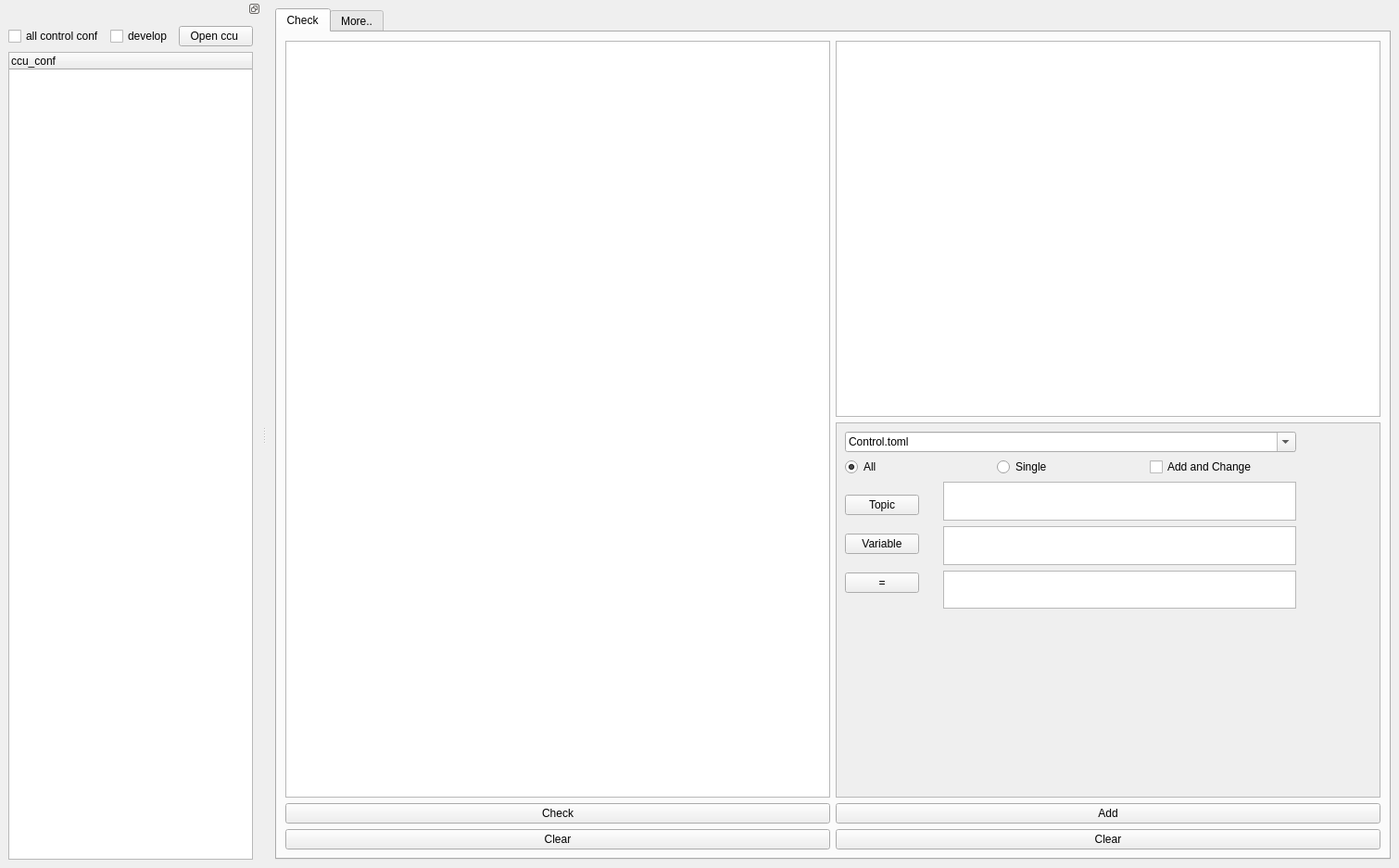
<?xml version="1.0" encoding="UTF-8"?>
<ui version="4.0">
 <class>MainWindow</class>
 <widget class="QMainWindow" name="MainWindow">
  <property name="geometry">
   <rect>
    <x>0</x>
    <y>0</y>
    <width>1510</width>
    <height>937</height>
   </rect>
  </property>
  <property name="windowTitle">
   <string>MainWindow</string>
  </property>
  <widget class="QWidget" name="centralwidget">
   <layout class="QGridLayout" name="gridLayout_2">
    <item row="0" column="1">
     <widget class="QTabWidget" name="tabWidget">
      <property name="currentIndex">
       <number>0</number>
      </property>
      <widget class="QWidget" name="tab">
       <attribute name="title">
        <string>Check</string>
       </attribute>
       <layout class="QGridLayout" name="gridLayout_3">
        <item row="0" column="0">
         <layout class="QGridLayout" name="gridLayout_5">
          <item row="2" column="2">
           <widget class="QPushButton" name="pushButton_3">
            <property name="text">
             <string>Clear</string>
            </property>
           </widget>
          </item>
          <item row="1" column="2">
           <widget class="QPushButton" name="pushButton_2">
            <property name="text">
             <string>Check</string>
            </property>
           </widget>
          </item>
          <item row="1" column="3">
           <widget class="QPushButton" name="pushButton_add">
            <property name="text">
             <string>Add</string>
            </property>
           </widget>
          </item>
          <item row="2" column="3">
           <widget class="QPushButton" name="pushButton_8">
            <property name="text">
             <string>Clear</string>
            </property>
           </widget>
          </item>
          <item row="0" column="2">
           <widget class="QTextBrowser" name="textBrowser_2"/>
          </item>
          <item row="0" column="3">
           <layout class="QGridLayout" name="gridLayout_7">
            <item row="0" column="0">
             <widget class="QTextBrowser" name="textBrowser"/>
            </item>
            <item row="1" column="0">
             <widget class="QScrollArea" name="scrollArea">
              <property name="widgetResizable">
               <bool>false</bool>
              </property>
              <widget class="QWidget" name="scrollAreaWidgetContents">
               <property name="geometry">
                <rect>
                 <x>0</x>
                 <y>0</y>
                 <width>505</width>
                 <height>389</height>
                </rect>
               </property>
               <layout class="QGridLayout" name="gridLayout_6">
                <item row="14" column="0">
                 <layout class="QHBoxLayout" name="horizontalLayout_3">
                  <item>
                   <layout class="QVBoxLayout" name="verticalLayout_6">
                    <item>
                     <widget class="QPushButton" name="pushButton_5_topic">
                      <property name="text">
                       <string>Topic</string>
                      </property>
                     </widget>
                    </item>
                    <item>
                     <widget class="QPushButton" name="pushButton_6_Variable">
                      <property name="text">
                       <string>Variable</string>
                      </property>
                     </widget>
                    </item>
                    <item>
                     <widget class="QPushButton" name="pushButton_7_">
                      <property name="text">
                       <string>=</string>
                      </property>
                     </widget>
                    </item>
                   </layout>
                  </item>
                  <item>
                   <spacer name="verticalSpacer">
                    <property name="orientation">
                     <enum>Qt::Vertical</enum>
                    </property>
                    <property name="sizeHint" stdset="0">
                     <size>
                      <width>20</width>
                      <height>40</height>
                     </size>
                    </property>
                   </spacer>
                  </item>
                  <item>
                   <layout class="QVBoxLayout" name="verticalLayout_5">
                    <item>
                     <widget class="QTextEdit" name="textEdit_3_Topic"/>
                    </item>
                    <item>
                     <widget class="QTextEdit" name="textEdit_Variable"/>
                    </item>
                    <item>
                     <widget class="QTextEdit" name="textEdit_2"/>
                    </item>
                   </layout>
                  </item>
                 </layout>
                </item>
                <item row="20" column="0">
                 <spacer name="horizontalSpacer_5">
                  <property name="orientation">
                   <enum>Qt::Horizontal</enum>
                  </property>
                  <property name="sizeHint" stdset="0">
                   <size>
                    <width>40</width>
                    <height>20</height>
                   </size>
                  </property>
                 </spacer>
                </item>
                <item row="21" column="0">
                 <spacer name="horizontalSpacer_4">
                  <property name="orientation">
                   <enum>Qt::Horizontal</enum>
                  </property>
                  <property name="sizeHint" stdset="0">
                   <size>
                    <width>40</width>
                    <height>20</height>
                   </size>
                  </property>
                 </spacer>
                </item>
                <item row="23" column="0">
                 <spacer name="horizontalSpacer">
                  <property name="orientation">
                   <enum>Qt::Horizontal</enum>
                  </property>
                  <property name="sizeHint" stdset="0">
                   <size>
                    <width>40</width>
                    <height>20</height>
                   </size>
                  </property>
                 </spacer>
                </item>
                <item row="22" column="0">
                 <spacer name="horizontalSpacer_3">
                  <property name="orientation">
                   <enum>Qt::Horizontal</enum>
                  </property>
                  <property name="sizeHint" stdset="0">
                   <size>
                    <width>40</width>
                    <height>20</height>
                   </size>
                  </property>
                 </spacer>
                </item>
                <item row="17" column="0">
                 <spacer name="horizontalSpacer_11">
                  <property name="orientation">
                   <enum>Qt::Horizontal</enum>
                  </property>
                  <property name="sizeHint" stdset="0">
                   <size>
                    <width>40</width>
                    <height>20</height>
                   </size>
                  </property>
                 </spacer>
                </item>
                <item row="18" column="0">
                 <spacer name="horizontalSpacer_9">
                  <property name="orientation">
                   <enum>Qt::Horizontal</enum>
                  </property>
                  <property name="sizeHint" stdset="0">
                   <size>
                    <width>40</width>
                    <height>20</height>
                   </size>
                  </property>
                 </spacer>
                </item>
                <item row="8" column="0">
                 <layout class="QHBoxLayout" name="horizontalLayout_2">
                  <item>
                   <widget class="QRadioButton" name="radioButton_4">
                    <property name="text">
                     <string>All</string>
                    </property>
                    <property name="checked">
                     <bool>true</bool>
                    </property>
                   </widget>
                  </item>
                  <item>
                   <widget class="QRadioButton" name="radioButton_3">
                    <property name="text">
                     <string>Single</string>
                    </property>
                   </widget>
                  </item>
                  <item>
                   <widget class="QCheckBox" name="checkBox_3">
                    <property name="text">
                     <string>Add and Change</string>
                    </property>
                   </widget>
                  </item>
                 </layout>
                </item>
                <item row="19" column="0">
                 <spacer name="horizontalSpacer_6">
                  <property name="orientation">
                   <enum>Qt::Horizontal</enum>
                  </property>
                  <property name="sizeHint" stdset="0">
                   <size>
                    <width>40</width>
                    <height>20</height>
                   </size>
                  </property>
                 </spacer>
                </item>
                <item row="16" column="0">
                 <spacer name="horizontalSpacer_10">
                  <property name="orientation">
                   <enum>Qt::Horizontal</enum>
                  </property>
                  <property name="sizeHint" stdset="0">
                   <size>
                    <width>40</width>
                    <height>20</height>
                   </size>
                  </property>
                 </spacer>
                </item>
                <item row="15" column="0">
                 <spacer name="horizontalSpacer_2">
                  <property name="orientation">
                   <enum>Qt::Horizontal</enum>
                  </property>
                  <property name="sizeHint" stdset="0">
                   <size>
                    <width>40</width>
                    <height>20</height>
                   </size>
                  </property>
                 </spacer>
                </item>
                <item row="0" column="0">
                 <widget class="QFontComboBox" name="fontComboBox">
                  <property name="currentText">
                   <string>Control.toml</string>
                  </property>
                 </widget>
                </item>
               </layout>
              </widget>
             </widget>
            </item>
           </layout>
          </item>
         </layout>
        </item>
       </layout>
      </widget>
      <widget class="QWidget" name="tab_2">
       <attribute name="title">
        <string>More..</string>
       </attribute>
      </widget>
     </widget>
    </item>
   </layout>
  </widget>
  <widget class="QDockWidget" name="dockWidget">
   <property name="features">
    <set>QDockWidget::DockWidgetFloatable|QDockWidget::DockWidgetMovable</set>
   </property>
   <property name="allowedAreas">
    <set>Qt::LeftDockWidgetArea|Qt::RightDockWidgetArea</set>
   </property>
   <attribute name="dockWidgetArea">
    <number>1</number>
   </attribute>
   <widget class="QWidget" name="dockWidgetContents">
    <layout class="QGridLayout" name="gridLayout">
     <item row="0" column="0">
      <layout class="QVBoxLayout" name="verticalLayout">
       <item>
        <layout class="QHBoxLayout" name="horizontalLayout">
         <item>
          <widget class="QCheckBox" name="checkBox">
           <property name="text">
            <string>all control conf</string>
           </property>
          </widget>
         </item>
         <item>
          <widget class="QCheckBox" name="checkBox_2">
           <property name="text">
            <string>develop</string>
           </property>
          </widget>
         </item>
         <item>
          <widget class="QPushButton" name="pushButton">
           <property name="text">
            <string>Open ccu </string>
           </property>
          </widget>
         </item>
        </layout>
       </item>
       <item>
        <widget class="QTreeWidget" name="treeWidget">
         <column>
          <property name="text">
           <string>ccu_conf</string>
          </property>
         </column>
        </widget>
       </item>
      </layout>
     </item>
    </layout>
   </widget>
  </widget>
 </widget>
 <resources/>
 <connections>
  <connection>
   <sender>pushButton</sender>
   <signal>clicked()</signal>
   <receiver>treeWidget</receiver>
   <slot>clear()</slot>
   <hints>
    <hint type="sourcelabel">
     <x>55</x>
     <y>44</y>
    </hint>
    <hint type="destinationlabel">
     <x>54</x>
     <y>106</y>
    </hint>
   </hints>
  </connection>
  <connection>
   <sender>pushButton_3</sender>
   <signal>clicked()</signal>
   <receiver>textBrowser_2</receiver>
   <slot>clear()</slot>
   <hints>
    <hint type="sourcelabel">
     <x>812</x>
     <y>911</y>
    </hint>
    <hint type="destinationlabel">
     <x>812</x>
     <y>700</y>
    </hint>
   </hints>
  </connection>
  <connection>
   <sender>pushButton_5_topic</sender>
   <signal>clicked()</signal>
   <receiver>textEdit_3_Topic</receiver>
   <slot>clear()</slot>
   <hints>
    <hint type="sourcelabel">
     <x>911</x>
     <y>523</y>
    </hint>
    <hint type="destinationlabel">
     <x>1314</x>
     <y>525</y>
    </hint>
   </hints>
  </connection>
  <connection>
   <sender>pushButton_6_Variable</sender>
   <signal>clicked()</signal>
   <receiver>textEdit_Variable</receiver>
   <slot>clear()</slot>
   <hints>
    <hint type="sourcelabel">
     <x>911</x>
     <y>557</y>
    </hint>
    <hint type="destinationlabel">
     <x>1314</x>
     <y>561</y>
    </hint>
   </hints>
  </connection>
  <connection>
   <sender>pushButton_7_</sender>
   <signal>clicked()</signal>
   <receiver>textEdit_2</receiver>
   <slot>clear()</slot>
   <hints>
    <hint type="sourcelabel">
     <x>911</x>
     <y>591</y>
    </hint>
    <hint type="destinationlabel">
     <x>1314</x>
     <y>597</y>
    </hint>
   </hints>
  </connection>
  <connection>
   <sender>pushButton_8</sender>
   <signal>clicked()</signal>
   <receiver>textBrowser</receiver>
   <slot>clear()</slot>
   <hints>
    <hint type="sourcelabel">
     <x>1044</x>
     <y>899</y>
    </hint>
    <hint type="destinationlabel">
     <x>1019</x>
     <y>143</y>
    </hint>
   </hints>
  </connection>
  <connection>
   <sender>pushButton_8</sender>
   <signal>clicked()</signal>
   <receiver>textEdit_3_Topic</receiver>
   <slot>clear()</slot>
   <hints>
    <hint type="sourcelabel">
     <x>1071</x>
     <y>894</y>
    </hint>
    <hint type="destinationlabel">
     <x>1314</x>
     <y>525</y>
    </hint>
   </hints>
  </connection>
  <connection>
   <sender>pushButton_8</sender>
   <signal>clicked()</signal>
   <receiver>textEdit_Variable</receiver>
   <slot>clear()</slot>
   <hints>
    <hint type="sourcelabel">
     <x>1061</x>
     <y>898</y>
    </hint>
    <hint type="destinationlabel">
     <x>1314</x>
     <y>561</y>
    </hint>
   </hints>
  </connection>
  <connection>
   <sender>pushButton_8</sender>
   <signal>clicked()</signal>
   <receiver>textEdit_2</receiver>
   <slot>clear()</slot>
   <hints>
    <hint type="sourcelabel">
     <x>1064</x>
     <y>902</y>
    </hint>
    <hint type="destinationlabel">
     <x>1314</x>
     <y>597</y>
    </hint>
   </hints>
  </connection>
  <connection>
   <sender>radioButton_4</sender>
   <signal>clicked()</signal>
   <receiver>fontComboBox</receiver>
   <slot>hide()</slot>
   <hints>
    <hint type="sourcelabel">
     <x>870</x>
     <y>471</y>
    </hint>
    <hint type="destinationlabel">
     <x>1195</x>
     <y>479</y>
    </hint>
   </hints>
  </connection>
  <connection>
   <sender>radioButton_3</sender>
   <signal>clicked()</signal>
   <receiver>fontComboBox</receiver>
   <slot>show()</slot>
   <hints>
    <hint type="sourcelabel">
     <x>1020</x>
     <y>477</y>
    </hint>
    <hint type="destinationlabel">
     <x>1144</x>
     <y>480</y>
    </hint>
   </hints>
  </connection>
 </connections>
</ui>
